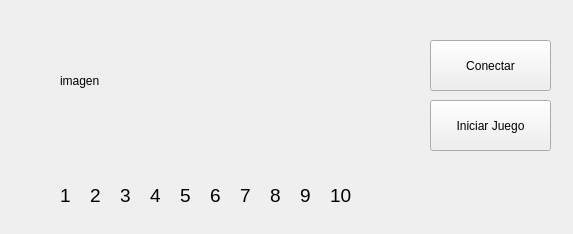
<?xml version="1.0" encoding="UTF-8"?>
<ui version="4.0">
 <class>MainWindow</class>
 <widget class="QMainWindow" name="MainWindow">
  <property name="geometry">
   <rect>
    <x>0</x>
    <y>0</y>
    <width>573</width>
    <height>234</height>
   </rect>
  </property>
  <property name="windowTitle">
   <string>MainWindow</string>
  </property>
  <widget class="QWidget" name="centralwidget">
   <widget class="QPushButton" name="botonConectar">
    <property name="geometry">
     <rect>
      <x>430</x>
      <y>40</y>
      <width>121</width>
      <height>51</height>
     </rect>
    </property>
    <property name="text">
     <string>Conectar</string>
    </property>
   </widget>
   <widget class="QLabel" name="letra1">
    <property name="geometry">
     <rect>
      <x>60</x>
      <y>180</y>
      <width>31</width>
      <height>31</height>
     </rect>
    </property>
    <property name="font">
     <font>
      <pointsize>14</pointsize>
     </font>
    </property>
    <property name="text">
     <string>1</string>
    </property>
   </widget>
   <widget class="QLabel" name="letra2">
    <property name="geometry">
     <rect>
      <x>90</x>
      <y>180</y>
      <width>31</width>
      <height>31</height>
     </rect>
    </property>
    <property name="font">
     <font>
      <pointsize>14</pointsize>
     </font>
    </property>
    <property name="text">
     <string>2</string>
    </property>
   </widget>
   <widget class="QLabel" name="letra3">
    <property name="geometry">
     <rect>
      <x>120</x>
      <y>180</y>
      <width>31</width>
      <height>31</height>
     </rect>
    </property>
    <property name="font">
     <font>
      <pointsize>14</pointsize>
     </font>
    </property>
    <property name="text">
     <string>3</string>
    </property>
   </widget>
   <widget class="QLabel" name="letra4">
    <property name="geometry">
     <rect>
      <x>150</x>
      <y>180</y>
      <width>31</width>
      <height>31</height>
     </rect>
    </property>
    <property name="font">
     <font>
      <pointsize>14</pointsize>
     </font>
    </property>
    <property name="text">
     <string>4</string>
    </property>
   </widget>
   <widget class="QLabel" name="letra5">
    <property name="geometry">
     <rect>
      <x>180</x>
      <y>180</y>
      <width>31</width>
      <height>31</height>
     </rect>
    </property>
    <property name="font">
     <font>
      <pointsize>14</pointsize>
     </font>
    </property>
    <property name="text">
     <string>5</string>
    </property>
   </widget>
   <widget class="QLabel" name="letra6">
    <property name="geometry">
     <rect>
      <x>210</x>
      <y>180</y>
      <width>31</width>
      <height>31</height>
     </rect>
    </property>
    <property name="font">
     <font>
      <pointsize>14</pointsize>
     </font>
    </property>
    <property name="text">
     <string>6</string>
    </property>
   </widget>
   <widget class="QLabel" name="letra8">
    <property name="geometry">
     <rect>
      <x>270</x>
      <y>180</y>
      <width>31</width>
      <height>31</height>
     </rect>
    </property>
    <property name="font">
     <font>
      <pointsize>14</pointsize>
     </font>
    </property>
    <property name="text">
     <string>8</string>
    </property>
   </widget>
   <widget class="QLabel" name="letra7">
    <property name="geometry">
     <rect>
      <x>240</x>
      <y>180</y>
      <width>31</width>
      <height>31</height>
     </rect>
    </property>
    <property name="font">
     <font>
      <pointsize>14</pointsize>
     </font>
    </property>
    <property name="text">
     <string>7</string>
    </property>
   </widget>
   <widget class="QLabel" name="letra10">
    <property name="geometry">
     <rect>
      <x>330</x>
      <y>180</y>
      <width>31</width>
      <height>31</height>
     </rect>
    </property>
    <property name="font">
     <font>
      <pointsize>14</pointsize>
     </font>
    </property>
    <property name="text">
     <string>10</string>
    </property>
   </widget>
   <widget class="QLabel" name="letra9">
    <property name="geometry">
     <rect>
      <x>300</x>
      <y>180</y>
      <width>31</width>
      <height>31</height>
     </rect>
    </property>
    <property name="font">
     <font>
      <pointsize>14</pointsize>
     </font>
    </property>
    <property name="text">
     <string>9</string>
    </property>
   </widget>
   <widget class="QPushButton" name="botonIniciar">
    <property name="geometry">
     <rect>
      <x>430</x>
      <y>100</y>
      <width>121</width>
      <height>51</height>
     </rect>
    </property>
    <property name="text">
     <string>Iniciar Juego</string>
    </property>
   </widget>
   <widget class="QLabel" name="imagen">
    <property name="geometry">
     <rect>
      <x>60</x>
      <y>20</y>
      <width>291</width>
      <height>121</height>
     </rect>
    </property>
    <property name="text">
     <string>imagen</string>
    </property>
    <property name="scaledContents">
     <bool>false</bool>
    </property>
    <property name="wordWrap">
     <bool>false</bool>
    </property>
   </widget>
  </widget>
 </widget>
 <resources/>
 <connections/>
</ui>
